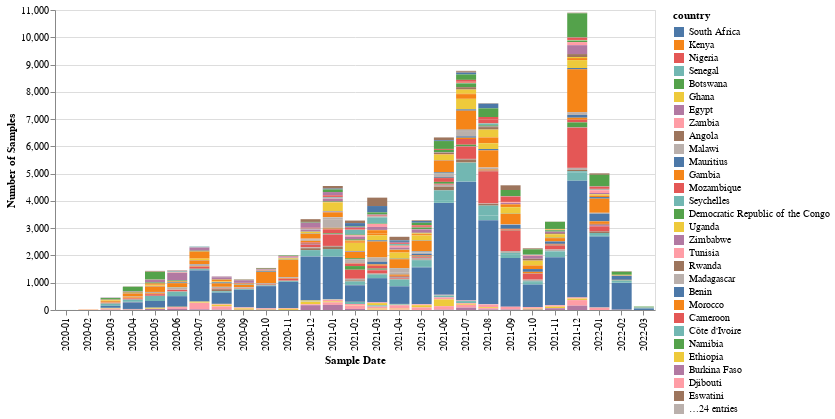

The cell this chart's notebook holds for it:
### Code cell
alt.Chart(
    africa_metadata.groupby(["date_yearmon", "country"]).count().reset_index(),
    width=600,
).mark_bar().encode(
    x=alt.X("date_yearmon:O", title="Sample Date"),
    y=alt.Y("virus", title="Number of Samples"),
    color=alt.Color("country", sort="-y"),
    tooltip="country",
)

### Figure 1 — Vega-Lite specification as saved in the notebook (floating-point values rounded to 4 significant figures; data arrays with more than 128 entries replaced by an {"elided": "..."} marker saying what was removed)
{"config": {"view": {"continuousWidth": 400, "continuousHeight": 300}}, "data": {"name": "data-700130e889311412131da21344bac5a7"}, "mark": "bar", "encoding": {"color": {"type": "nominal", "field": "country", "sort": "-y"}, "tooltip": {"type": "nominal", "field": "country"}, "x": {"type": "ordinal", "field": "date_yearmon", "title": "Sample Date"}, "y": {"type": "quantitative", "field": "virus", "title": "Number of Samples"}}, "width": 600, "$schema": "https://vega.github.io/schema/vega-lite/v4.8.1.json", "datasets": {"data-700130e889311412131da21344bac5a7": {"elided": "815 records"}}}
